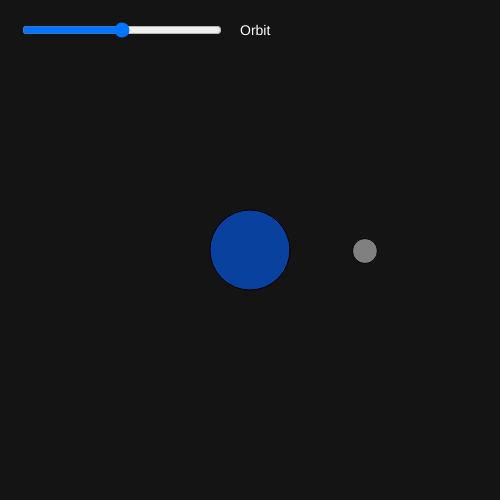
Frame 1 (no input)
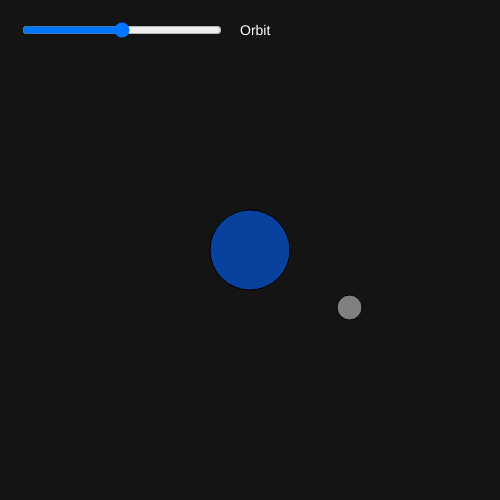
Frame 60 (no input)
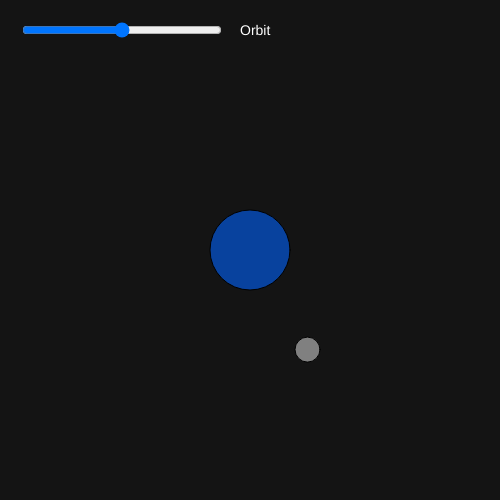
Frame 120 (the mouse pressed at the canvas centre since frame 60)

The p5.js sketch that drew these frames (run headless with seeded random() and noise() and a simulated clock; from frame 60 on, the mouse is pressed at the canvas centre):

// p5.js sketch
// ── sketch.js
let slider;

function setup() {
  createCanvas(500, 500);
  angleMode(DEGREES);
  slider = createSlider(0, 100, 50); // values min max start
  slider.position(20, 20);
  slider.style('width', '200px'); 
}

function draw() {
  background(20);
  
  let orbit = slider.value();

  // Earth
  fill(0, 100, 255, map(orbit, 0, 100, 100, 200)); // Color change
  ellipse(width / 2, height / 2, 80, 80); // Earth position and size
  
  
  // Moon movement
  let angle = frameCount * 0.5;
  let distance = map(orbit, 0, 100, 80, 150);
  let moonX = width / 2 + cos(angle) * distance;
  let moonY = height / 2 + sin(angle) * distance;
  
  // Moon
  fill(128);
  ellipse(moonX, moonY, 25, 25); // Moon position and size


  // Label
  fill(255);
  textSize(14);
  text("Orbit", 240, 35);
}
